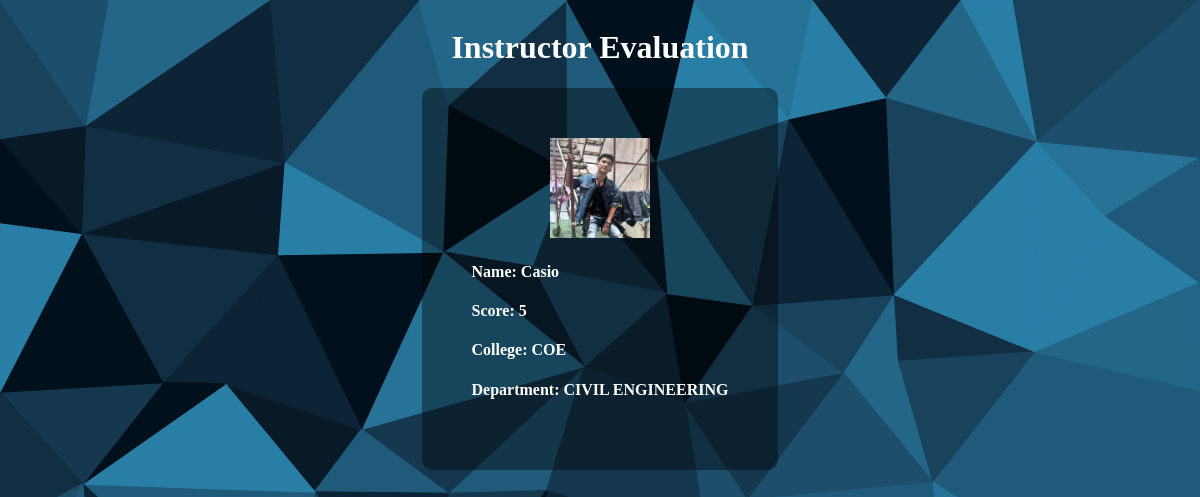
Before: / with the older database file.
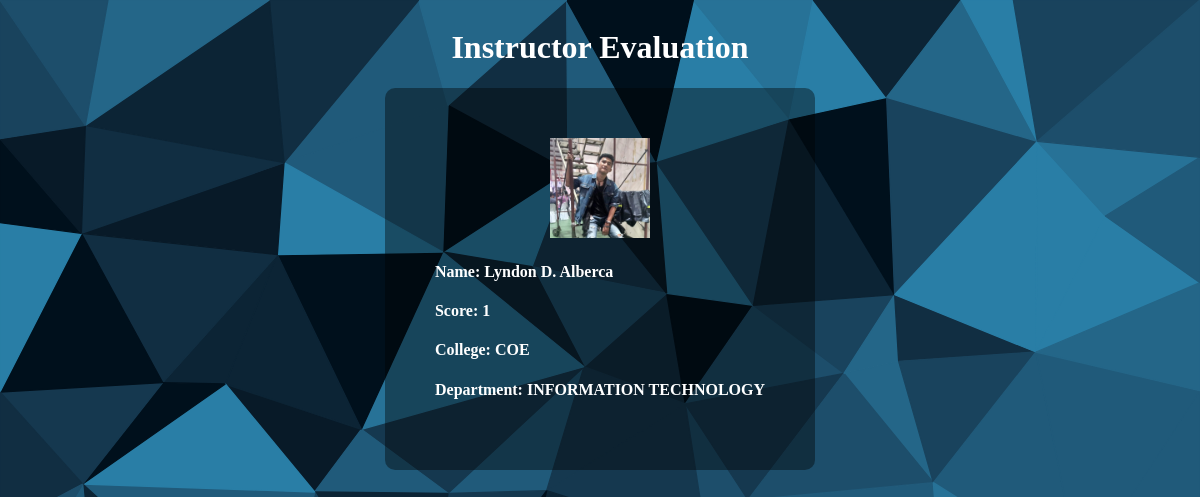
After: the same page with the newer database file.
### tables this page shows
CREATE TABLE Instructors (
    ID INTEGER PRIMARY KEY AUTOINCREMENT,
    Name TEXT NOT NULL,
    Department TEXT NOT NULL,
    College TEXT NOT NULL,
    Score INT NOT NULL
);

### main.py (the view)
@app.route('/')
def main():
    conn = get_db_connection()
    profiles = conn.execute("SELECT * FROM Instructors").fetchall()
    conn.close()
    return render_template("index.html", profiles=profiles)

### main.py (called while the page is built)
def get_db_connection():
    conn = sqlite3.connect("instructors.db")
    conn.row_factory = sqlite3.Row
    return conn

### templates/index.html (shortened to what this page needs)
<!DOCTYPE html>
<html>
    <head>
        <link rel="stylesheet" href="/static/styles.css">
    </head>
    <body>
        <div class="main-card">
            <h1>Instructor Evaluation</h1>
            <div class="card-container">
                <div class="sub-container">
                    <div class="image">
                        <img class="instructor-picture" src="/static/images/Casio.jpg" alt="Casio">
                    </div>
                    <div class="desc">
                        <h4>Name: <b>{{ profiles[0][1] }}</b></h4>
                        <h4>Score: <b>{{ profiles[0][4] }}</b></h4>
                        <h4>College: <b>{{ profiles[0][3] }}</b></h4>
                        <h4>Department: <b>{{ profiles[0][2] }}</b></h4>
                    </div>
                </div>
            </div>
        </div>
    </body>
</html>

### static/styles.css (style rules this page uses)
.main-card { display: flex; justify-content: center; align-items: center; flex-direction: column; }
.image, img { width: 100px; height: auto; }
.sub-container { display: flex; justify-content: center; align-items: center; flex-direction: column; padding: 50px; border-radius: 10px; max-width: 700px; text-align: justify; background-color: rgb(0,0,0); background-color: rgba(0,0,0, 0.4); }
body { display: flex; justify-content: center; align-items: center; background-image: url("/static/images/low-poly-grid-haikei.svg"); background-repeat: no-repeat; background-size: cover; animation: pan 6s infinite alternate linear; height: 100%; color: white; }

Changed rows visible on the page:
removed Instructors: Name "Casio", Score "5", College "COE", Department "CIVIL ENGINEERING"
now on this page (row unchanged): Instructors: Name "Lyndon D. Alberca", Score "1", College "COE", Department "INFORMATION TECHNOLOGY"
